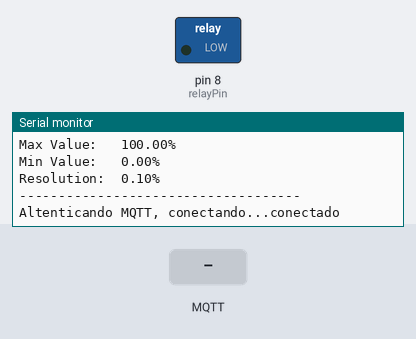
This program was run on a simulated Arduino Uno, built with avr-gcc and run on an emulated ATmega328P. Parts: switched loads named in the program (green lamp = pin HIGH), the last lines printed to the serial monitor. The inputs (shaded band) are chosen by the test bench. WiFi joins after 1.5 s; servers stay silent unless stated; no MQTT or app messages arrive unless stated.

Above: at 5.5 s.
5.6 s: MQTT message "1" arrives on the first subscribed topic
At 6.3 s:
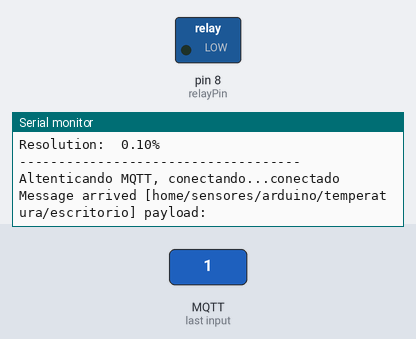
7.1 s: MQTT message "1" arrives on the second subscribed topic
At 7.4 s:
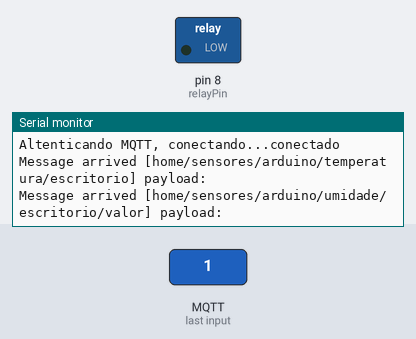

The program:

main.cpp
```cpp
// mosquitto_sub -t home/sensores/arduino/#
// por: neviim jads - 2019
//

#include <SPI.h>
#include <DHT.h>
#include <DHT_U.h>
#include <Arduino.h>
#include <Ethernet.h>
#include <PubSubClient.h>
#include <Adafruit_Sensor.h>

//.. define pinagem dos sensores
#define DHTTYPE DHT22  // Sensor DHT 22  (AM2302)
#define DHTPIN 7

//.. Definicoes do sensor : pino, tipo
DHT_Unified dht(DHTPIN, DHTTYPE);

uint32_t delayMS;

//.. Define variaveis sensores
const int relayPin = 8;  // pino para o led
int umidadeStatus = 1;
bool dhtVerificado = false;

unsigned long previousMillisDHT = 0;
unsigned long intervalDHT = 20000;   // nota: 60000 = 1 minuto

//.. Update these with values suitable for your network.
byte MAC_ADDRESS[] = { 0xDE, 0xED, 0xBA, 0xFE, 0xFF, 0xFE };
byte MQTT_SERVER[] = { 10, 1, 1, 5 };
byte IP_ADDRESS[] = { 172, 16, 0, 100 };

//.. mqtt configuration
const char* clientName = "neviim.arduino_uno.escritorio";
const char* mqttServer = "10.1.1.5";   // Server Zabbix
const int mqttPort = 1883;
const String topicTemperatura = "home/sensores/arduino/temperatura/escritorio";
const String topicUmidadeValor = "home/sensores/arduino/umidade/escritorio/valor";
const String topicUmidadeStatus = "home/sensores/arduino/umidade/escritorio/status";

EthernetClient ethClient;
PubSubClient client(ethClient);

//.. Funções
void dhcpConfig();              // Configura ethernet DHCP
void dhtLeitura();              // Le os dados do DHT22
void dhtStatus();               // Mostra status do DHT22
void dhtTimeLeitura();          // ler dht em tempo determinao
void mantemConexoes();          // Garante aticas as conexoes com MQTT Broker e Wifi
void mqttReConnect();           // Faz conexão com Broker MQTT
void mqttEmit(String topic, String value);
void callback(char* topic, byte* payload, unsigned int length);

//.. Descreve as funções.
void dhcpConfig() {     // modulo de inicializacao do DHCP na rede local.
  Serial.println("Iniciando coneccão a internet...");

  if (Ethernet.begin(MAC_ADDRESS) == 0)  // Inicializa em DHCP Modo
  {
    Serial.println("Falha para configurar usando Ethernet DHCP, utilizando modo Statico");
    // Se o DHCP Mode falhar, inicializa o ip Statico
    Ethernet.begin(MAC_ADDRESS, IP_ADDRESS);
  }

  Serial.print("Meu IP address: ");
  for (byte thisByte = 0; thisByte < 4; thisByte++)
  {
    // print o valor de each byte do IP address:
    Serial.print(Ethernet.localIP()[thisByte], DEC);
    Serial.print(".");
  }

  Serial.println();
  delay(1000);
  Serial.println("conectado...");
}

void dhtStatus() {      // Print temperature e humidade sensor details.
  Serial.println(F("DHTxx Unified Sensor Example"));
  // Print temperatura detalhe do sensor.
  sensor_t sensor;
  dht.temperature().getSensor(&sensor);
  Serial.println(F("------------------------------------"));
  Serial.println(F("Temperature Sensor"));
  Serial.print  (F("Sensor Type: ")); Serial.println(sensor.name);
  Serial.print  (F("Driver Ver:  ")); Serial.println(sensor.version);
  Serial.print  (F("Unique ID:   ")); Serial.println(sensor.sensor_id);
  Serial.print  (F("Max Value:   ")); Serial.print(sensor.max_value);  Serial.println(F("°C"));
  Serial.print  (F("Min Value:   ")); Serial.print(sensor.min_value);  Serial.println(F("°C"));
  Serial.print  (F("Resolution:  ")); Serial.print(sensor.resolution); Serial.println(F("°C"));
  Serial.println(F("------------------------------------"));
  // Print umidade detalhe do sensor.
  dht.humidity().getSensor(&sensor);
  Serial.println(F("Humidity Sensor"));
  Serial.print  (F("Sensor Type: ")); Serial.println(sensor.name);
  Serial.print  (F("Driver Ver:  ")); Serial.println(sensor.version);
  Serial.print  (F("Unique ID:   ")); Serial.println(sensor.sensor_id);
  Serial.print  (F("Max Value:   ")); Serial.print(sensor.max_value);  Serial.println(F("%"));
  Serial.print  (F("Min Value:   ")); Serial.print(sensor.min_value);  Serial.println(F("%"));
  Serial.print  (F("Resolution:  ")); Serial.print(sensor.resolution); Serial.println(F("%"));
  Serial.println(F("------------------------------------"));
  // Set delay between sensor readings based on sensor details.
  delayMS = sensor.min_delay / 1000;
}

void dhtLeitura() {     // sensor de temperatura DHT22
  // Delay between measurements.
  delay(delayMS);
  // Get temperature event and print its value.
  sensors_event_t event;

  dht.temperature().getEvent(&event);
  if (isnan(event.temperature)) {
    Serial.println(F("Error lendo temperatura!"));
  }
  else {
    mqttEmit(topicTemperatura, (String) event.temperature);
    Serial.print(F("Temperatura: "));
    Serial.print(event.temperature);
    Serial.println(F("°C"));
  }

  // Get humidity event and print its value.
  dht.humidity().getEvent(&event);
  if (isnan(event.relative_humidity)) {
    Serial.println(F("Error lendo umidade!"));
  }
  else {
    mqttEmit(topicUmidadeValor, (String) event.relative_humidity);
    Serial.print(F("Umidade: "));
    Serial.print(event.relative_humidity);
    Serial.println(F("%"));

    // Umidade acima de 70%
    if (event.relative_humidity <= 55) {
      umidadeStatus = 0;
    } else {
      umidadeStatus = 1;
    }
    mqttEmit(topicUmidadeStatus, umidadeStatus ? "1" : "0");
  }
}

void dhtTimeLeitura() { // Chama leitura de tempo em tempo determinado
  // Rotina para calcular um intervalo de 1 terco de um minuto
  unsigned long currentMillis = millis();

  // tempo para ler semsor de temperatura DHT = 60000 = 1 Minutos
  if ((unsigned long)(currentMillis - previousMillisDHT) >= intervalDHT) {
    dhtLeitura();
    dhtVerificado = true;
    previousMillisDHT = currentMillis; // salva corrente time
  }
}

void mantemConexoes() { // Verifica conectividade da rede e servico MQTT
  if (!client.connected()) {
    mqttReConnect();
  }
}

void mqttReConnect() {  // Reconecta MQTT
  while (!client.connected()) {
    Serial.print("Altenticando MQTT, conectando...");
    if (client.connect(clientName)) {
      Serial.println("conectado");
      client.subscribe(topicTemperatura.c_str());
      client.subscribe(topicUmidadeValor.c_str());
    } else {
      Serial.print("Falha, rc=");
      Serial.print(client.state());
      Serial.println(" retentando em 5 segundos");
      delay(5000);
    }
  }
}

void mqttEmit(String topic, String value) {
  if (client.publish((char*) topic.c_str(), (char*) value.c_str())) {
    //Serial.print("Publish ok (topic: ");
    //Serial.print(topic);
    //Serial.print(", value: ");
    //Serial.print(value);
    //Serial.println(")");
  } else {
    Serial.println("Publish falhou");
  }
}

void callback(char* topic, byte* payload, unsigned int length) {
  Serial.print("Message arrived [");
  Serial.print(topic);
  Serial.print("] payload: ");
  String data;
  for (size_t i = 0; i < length; i++) {
    data += (char)payload[i];
  }
  Serial.println("");
}

void setup() {
  Serial.begin(9600);

  dhcpConfig(); // Inicializando ip por DHCP
  dht.begin();  // Iniclaiza o sensor DHT
  dhtStatus();  // Status temperatura

  // pino led de status Umidade
  pinMode(relayPin, OUTPUT);
  digitalWrite(relayPin, LOW);

  client.setServer(mqttServer, mqttPort);
  client.setCallback(callback);

  delay(1500);
}

void loop() {
  // Captura de dados a ser enviados
  dhtTimeLeitura(); // Le a cada X segundos o DHT22, 20000 = 1 terço de minuto.

  // esta conectado?
  mantemConexoes();

  client.loop();

  if (dhtVerificado) { // DHT22 foi atualizado.
    // status led de umidade
    if (umidadeStatus == 1) {
      digitalWrite(relayPin, HIGH); // turn on  LED
    } else {
      digitalWrite(relayPin, LOW);  // turn off LED
    }


    // só entrara neste if quando DHT22 for releito
    dhtVerificado = false;
  }
}
```

Measured:
- after the input at 5.6 s, the serial monitor: prints a new line at once (image 1)
- after the input at 7.1 s, the serial monitor: prints a new line at once (image 2)
